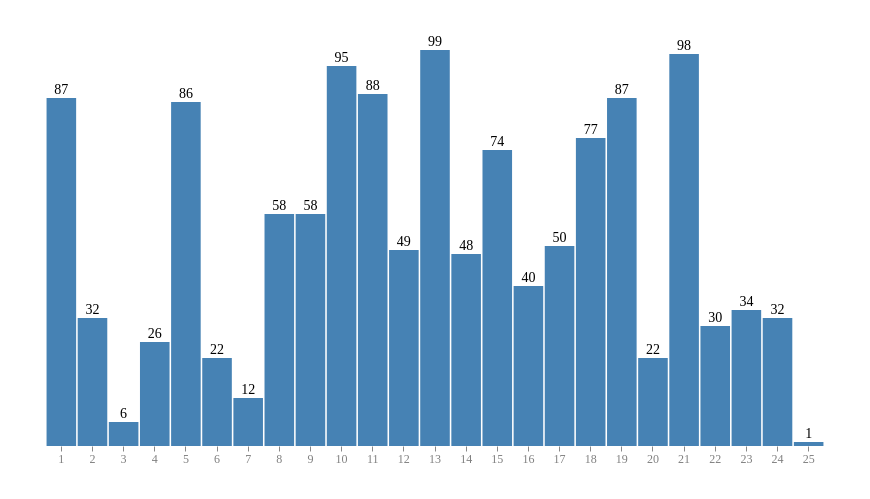

Describe this chart as a Vega-Lite specification.
### Vega specification from a JSON file in a GitHub repository (floating-point values rounded to 4 significant figures)
{"$schema": "https://vega.github.io/schema/vega/v5.json", "description": "An example of Vega visualization that automatically switches between a column chart and a line chart depending on the number of data points", "width": 800, "height": 400, "padding": 35, "autosize": "pad", "config": {"title": {"font": "Tahoma", "fontSize": 18}, "text": {"font": "Tahoma", "fontSize": 14}, "axis": {"labelFont": "Tahoma", "labelFontSize": "12", "labelColor": "gray"}}, "signals": [{"name": "DataPoints", "description": "Number of data point to display on the chart", "value": 25, "bind": {"input": "range", "min": 25, "max": 200, "step": 5}}, {"name": "colorColumn", "value": "#4682b4"}, {"name": "colorLine", "value": "#4682b4"}, {"name": "colorText", "value": "#000000"}, {"name": "interpolation", "value": "basis"}], "data": [{"name": "dataset-raw", "transform": [{"type": "sequence", "start": 1, "stop": 201, "step": 1, "as": "id"}]}, {"name": "dataset", "source": "dataset-raw", "transform": [{"type": "filter", "expr": "datum.id<=DataPoints"}, {"type": "formula", "expr": "ceil(random()*100)", "as": "value"}]}, {"name": "dataset-rect", "source": "dataset", "transform": [{"type": "filter", "expr": "DataPoints<=50"}, {"type": "collect", "sort": {"field": "id", "order": "ascending"}}]}, {"name": "dataset-line", "source": "dataset", "transform": [{"type": "filter", "expr": "DataPoints>50"}, {"type": "collect", "sort": {"field": "id", "order": "ascending"}}]}], "scales": [{"name": "scaleXRect", "type": "band", "domain": {"data": "dataset-rect", "field": "id", "sort": true}, "range": [10, {"signal": "width-10"}], "padding": 0.05}, {"name": "scaleXLine", "type": "linear", "domain": {"data": "dataset-line", "field": "id", "sort": true}, "range": [10, {"signal": "width-10"}], "zero": false}, {"name": "scaleYRect", "domain": {"data": "dataset-rect", "field": "value"}, "domainMax": 100, "range": [{"signal": "height"}, 0]}, {"name": "scaleYLine", "domain": {"data": "dataset-line", "field": "value"}, "domainMax": 100, "range": [{"signal": "height"}, 0]}], "axes": [{"orient": "bottom", "scale": "scaleXRect", "domain": false, "tickCount": 50}, {"orient": "bottom", "scale": "scaleXLine", "domain": false, "tickCount": 10}, {"orient": "left", "scale": "scaleYLine", "domain": false, "grid": true, "ticks": true, "labels": true}], "marks": [{"name": "rect-columns", "type": "rect", "from": {"data": "dataset-rect"}, "encode": {"update": {"x": {"scale": "scaleXRect", "field": "id"}, "width": {"scale": "scaleXRect", "band": 1}, "y": {"scale": "scaleYRect", "field": "value"}, "y2": {"scale": "scaleYRect", "value": 0}, "fill": {"signal": "colorColumn"}, "strokeWidth": {"value": 0}}}}, {"type": "text", "from": {"data": "rect-columns"}, "encode": {"update": {"x": {"signal": "datum.x+datum.width/2"}, "y": {"field": "y", "offset": -8}, "align": {"value": "center"}, "baseline": {"value": "middle"}, "fill": {"signal": "colorText"}, "text": {"field": "datum.value"}}}}, {"type": "line", "from": {"data": "dataset-line"}, "encode": {"update": {"xc": {"scale": "scaleXLine", "field": "id"}, "y": {"scale": "scaleYLine", "field": "value"}, "stroke": {"signal": "colorLine"}, "strokeWidth": {"value": 2}, "interpolate": {"signal": "interpolation"}, "strokeOpacity": {"value": 1}}}}]}
